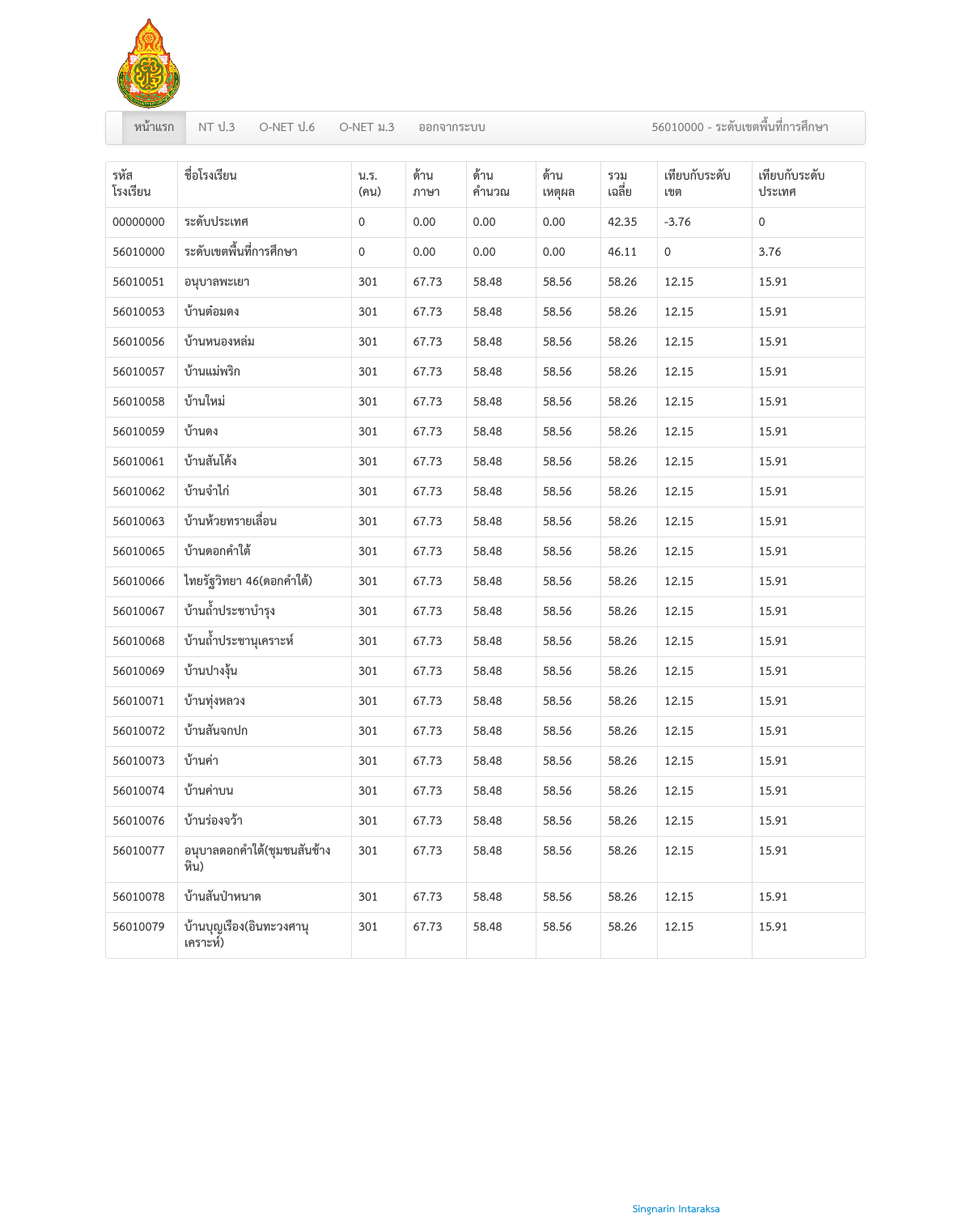
Page /ntp3.php (signed in) on the committed database.
### tables this page shows
CREATE TABLE `tbschool` (
  `schoolid` varchar(10) NOT NULL,
  `password` varchar(10) NOT NULL,
  `schoolname` varchar(100) NOT NULL
);

CREATE TABLE `nt` (
  `schoolid` varchar(8) NOT NULL,
  `student` int(11) NOT NULL,
  `language` decimal(5,2) NOT NULL,
  `calculate` decimal(5,2) NOT NULL,
  `reason` decimal(5,2) NOT NULL,
  `average` decimal(5,2) NOT NULL
);

### ntp3.php (the view, shortened to what this page needs)
<!doctype html>
<?php
$sel_nt = mysql_query("SELECT * FROM `nt` ORDER BY `schoolid`");
$sel_county = mysql_fetch_array(mysql_query("SELECT * FROM `nt` WHERE `schoolid` = '56010000'"));
$sel_nationally = mysql_fetch_array(mysql_query("SELECT * FROM `nt` WHERE `schoolid` = '00000000'"));
?>
<html>
<head>
<link href="css/bootstrap.min.css" rel="stylesheet" media="screen">
</head>
<body>
<?php
	if ($_SESSION['ses_username']=="56010000"){
?>
	<br>
<?php include("include/header.php");?>
<div class="container">
  <div class="bg">
	<div class="row">
  	  		<div class="span12">
  	  			<?php include("include/navbar.php");?>
  	 		</div>
  	  		<div class="span12">
  	  			<table class="table table-bordered" >
  	  				<tr>
  	  				<th>รหัสโรงเรียน</th>
  	  				<th>ชื่อโรงเรียน</th>
  	  				<th>น.ร.(คน)</th>
  	  				<th>ด้านภาษา</th>
  	  				<th>ด้านคำนวณ</th>
  	  				<th>ด้านเหตุผล</th>
  	  				<th>รวมเฉลี่ย</th>
  	  				<th>เทียบกับระดับเขต</th>
  	  				<th>เทียบกับระดับประเทศ</th>
  	  				</tr>
  	  				<?php
  	  					while($ntResult = mysql_fetch_array($sel_nt))
						{
							$sel_school = mysql_fetch_array(mysql_query("SELECT * FROM `tbschool` WHERE `schoolid` = '".$ntResult['schoolid']."'"));
					?>
							<tr>
								<td><?php echo $ntResult['schoolid'];?></td>
								<td><?php echo $sel_school['schoolname'];?></td>
								<td><?php echo $ntResult['student'];?></td>
								<td><?php echo $ntResult['language'];?></td>
								<td><?php echo $ntResult['calculate'];?></td>
								<td><?php echo $ntResult['reason'];?></td>
								<td><?php echo $ntResult['average'];?></td>
								<td>
								<?php
									$countylevel = round($ntResult['average'] - $sel_county['average'],2);
									$nationallylevel = round($ntResult['average'] - $sel_nationally['average'],2);
									echo $countylevel;
								?>
								</td>
								<td>
									<?php
										echo $nationallylevel;
									?>
								</td>
							</tr>
					<?php
						}
  	  				?>
  	  			</table>
  	  		</div>
  	  		<div class="span12">
  	  			<div align="center">
  	  			<br>
  	  			</div>
				<br>
				<br>
				<br>
				<br>
				<br>
				<br>
				<br>
				<br>
				<br>
  	  		</div>
  	 </div>
  </div>
</div>
	<br>
	<br>
<?php include("include/footer.php");?>
<?php
	}else{
		$message = "ไม่สามารถทำงานได้ เนื่องจากยังไม่ได้ Login หรือไม่ผ่านการทดสอบสิทธิ์ในการเข้าใช้งาน";
		echo "<script type='text/javascript'>alert('$message');</script>";
		echo "<meta http-equiv='refresh' content='0;URL=login.php'>";
	}
?>
</body>
</html>

### include/header.php
<div class="container">
	<table align="center" width="100%">
		<tr>
			<td width="10%" align="right" valign="top"><a href="index.php"><img src="images/logo.png" width="80" border="0" alt="หน้าแรก"></a></td>
			<td width="3%"></td>
			<td width="87%">
				<span class="ha1">ระบบรายงานผล.......</span><br><br>
				<p class="ha2">........</p>
			</td>
		</tr>
	</table>
</div>

### include/navbar.php (shortened to what this page needs)
<?php
$schoolResult =  mysql_fetch_array(mysql_query("SELECT * FROM tbschool WHERE schoolid = '".$_SESSION['ses_username']."'")) or die ("Error Query [".$strSQLstatus."]");
?>
<div class="navbar">
  <div class="navbar-inner">
    <div class="container">
      <div class="nav-collapse">
        <ul class="nav">
          <li class="active"><a href="index.php">หน้าแรก</a></li>
          <li class=""><a href="ntp3.php">NT ป.3</a></li>
          <li class=""><a href="onetp6.php">O-NET ป.6</a></li>
          <li class=""><a href="onetm3.php">O-NET ม.3</a></li>
          <li class=""><a href="logout.php">ออกจากระบบ</a></li>
        </ul>
        <ul class="nav pull-right">
        	<ul class="nav">
          		<li class=""><a href="#"><?php echo $_SESSION['ses_username']." - ".$schoolResult["schoolname"];?></a></li>
          	</ul>
        </ul>
      </div>
    </div>
  </div>
</div>

### include/footer.php
<div class="mastfoot">
    <div class="inner" align="center">
      <h5 class="foot">สำนักงานเขตพื้นที่การศึกษาประถมศึกษาพะเยา เขต ๑</h5>
      <h6>
      	Copyright © 2016 All Rights Reserved.Site designed,developed & mentinance by <a href="https://www.facebook.com/singnarin">Singnarin Intaraksa</a>
      </h6>
    </div>
  	</div>

### rows in the picture
tbschool: schoolname "ระดับเขตพื้นที่การศึกษา"
nt: schoolid "00000000", tbschool.schoolname "ระดับประเทศ", student "0", language "0.00", calculate "0.00", reason "0.00", average "42.35", countylevel "-3.76", average "0"
nt: schoolid "56010000", tbschool.schoolname "ระดับเขตพื้นที่การศึกษา", student "0", language "0.00", calculate "0.00", reason "0.00", average "46.11", average "0", nationallylevel "3.76"
nt: schoolid "56010051", tbschool.schoolname "อนุบาลพะเยา", student "301", language "67.73", calculate "58.48", reason "58.56", average "58.26", countylevel "12.15", nationallylevel "15.91"
nt: schoolid "56010053", tbschool.schoolname "บ้านต๋อมดง", student "301", language "67.73", calculate "58.48", reason "58.56", average "58.26", countylevel "12.15", nationallylevel "15.91"
nt: schoolid "56010056", tbschool.schoolname "บ้านหนองหล่ม", student "301", language "67.73", calculate "58.48", reason "58.56", average "58.26", countylevel "12.15", nationallylevel "15.91"
nt: schoolid "56010057", tbschool.schoolname "บ้านแม่พริก", student "301", language "67.73", calculate "58.48", reason "58.56", average "58.26", countylevel "12.15", nationallylevel "15.91"
nt: schoolid "56010058", tbschool.schoolname "บ้านใหม่", student "301", language "67.73", calculate "58.48", reason "58.56", average "58.26", countylevel "12.15", nationallylevel "15.91"
nt: schoolid "56010059", tbschool.schoolname "บ้านดง", student "301", language "67.73", calculate "58.48", reason "58.56", average "58.26", countylevel "12.15", nationallylevel "15.91"
nt: schoolid "56010061", tbschool.schoolname "บ้านสันโค้ง", student "301", language "67.73", calculate "58.48", reason "58.56", average "58.26", countylevel "12.15", nationallylevel "15.91"
nt: schoolid "56010062", tbschool.schoolname "บ้านจำไก่", student "301", language "67.73", calculate "58.48", reason "58.56", average "58.26", countylevel "12.15", nationallylevel "15.91"
nt: schoolid "56010063", tbschool.schoolname "บ้านห้วยทรายเลื่อน", student "301", language "67.73", calculate "58.48", reason "58.56", average "58.26", countylevel "12.15", nationallylevel "15.91"
nt: schoolid "56010065", tbschool.schoolname "บ้านดอกคำใต้", student "301", language "67.73", calculate "58.48", reason "58.56", average "58.26", countylevel "12.15", nationallylevel "15.91"
nt: schoolid "56010066", tbschool.schoolname "ไทยรัฐวิทยา 46(ดอกคำใต้)", student "301", language "67.73", calculate "58.48", reason "58.56", average "58.26", countylevel "12.15", nationallylevel "15.91"
nt: schoolid "56010067", tbschool.schoolname "บ้านถ้ำประชาบำรุง", student "301", language "67.73", calculate "58.48", reason "58.56", average "58.26", countylevel "12.15", nationallylevel "15.91"
nt: schoolid "56010068", tbschool.schoolname "บ้านถ้ำประชานุเคราะห์", student "301", language "67.73", calculate "58.48", reason "58.56", average "58.26", countylevel "12.15", nationallylevel "15.91"
nt: schoolid "56010069", tbschool.schoolname "บ้านปางงุ้น", student "301", language "67.73", calculate "58.48", reason "58.56", average "58.26", countylevel "12.15", nationallylevel "15.91"
nt: schoolid "56010071", tbschool.schoolname "บ้านทุ่งหลวง", student "301", language "67.73", calculate "58.48", reason "58.56", average "58.26", countylevel "12.15", nationallylevel "15.91"
nt: schoolid "56010072", tbschool.schoolname "บ้านสันจกปก", student "301", language "67.73", calculate "58.48", reason "58.56", average "58.26", countylevel "12.15", nationallylevel "15.91"
nt: schoolid "56010073", tbschool.schoolname "บ้านค่า", student "301", language "67.73", calculate "58.48", reason "58.56", average "58.26", countylevel "12.15", nationallylevel "15.91"
nt: schoolid "56010074", tbschool.schoolname "บ้านค่าบน", student "301", language "67.73", calculate "58.48", reason "58.56", average "58.26", countylevel "12.15", nationallylevel "15.91"
nt: schoolid "56010076", tbschool.schoolname "บ้านร่องจว้า", student "301", language "67.73", calculate "58.48", reason "58.56", average "58.26", countylevel "12.15", nationallylevel "15.91"
nt: schoolid "56010077", tbschool.schoolname "อนุบาลดอกคำใต้(ชุมชนสันช้างหิน)", student "301", language "67.73", calculate "58.48", reason "58.56", average "58.26", countylevel "12.15", nationallylevel "15.91"
nt: schoolid "56010078", tbschool.schoolname "บ้านสันป่าหนาด", student "301", language "67.73", calculate "58.48", reason "58.56", average "58.26", countylevel "12.15", nationallylevel "15.91"
nt: schoolid "56010079", tbschool.schoolname "บ้านบุญเรือง(อินทะวงศานุเคราะห์)", student "301", language "67.73", calculate "58.48", reason "58.56", average "58.26", countylevel "12.15", nationallylevel "15.91"

### other values in the picture
$_SESSION['ses_username'] "56010000"
